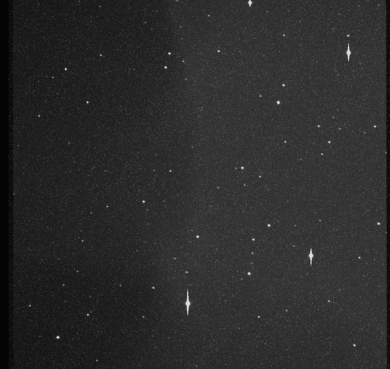
#> input picture OOP/2024-001-images/NEOS_SCI_2024001000555.png, 390 x 369 px, found by its file name
$ python gaussian.py
#> lines starting #> are read from the running program, lines starting #| are printed output that depends on the picture; after the words box and inside, x2 and y2 are one past the last pixel; in counts of white or black regions, pixels touching at a corner belong together
### threshold.py
import numpy as np
import cv2


def iterative_thresholding(
    image, initial_threshold=128, max_iterations=50, tolerance=1e-3
):
    threshold = initial_threshold

    for iteration in range(max_iterations):
        foreground = image >= threshold
        background = image < threshold
        foreground_mean = np.mean(image[foreground])
        background_mean = np.mean(image[background])

        new_threshold = (foreground_mean + background_mean) / 2.0

        if abs(new_threshold - threshold) < tolerance:
            break

        threshold = new_threshold
    return threshold


# [8 lines left out: function otsu_thresholding, not called in this run]

### gaussian.py
import cv2
import numpy as np
import matplotlib.pyplot as plt
from skimage import feature
from scipy.stats import norm
from threshold import iterative_thresholding

# Load your image (replace 'image.jpg' with your image path)
image_path = 'E:\\finalGPbegad\\images\\NEOS_SCI_2024001000555.png'
image = cv2.imread(image_path, cv2.IMREAD_GRAYSCALE)
#> image is the input picture: shape (369, 390); min 3, max 229, mean 43.4

# Perform preprocessing if necessary (e.g., smoothing, noise reduction)
blurred = cv2.GaussianBlur(image, (5, 5), 0)

# Apply thresholding to create a binary image
binary_image, optimal_threshold = iterative_thresholding(image)
#> the loop in iterative_thresholding, `for iteration in range(max_iterations):` made 6 passes
#> (foreground_mean, background_mean, new_threshold, threshold) on passes 1 to 5: (179.8, 43.16, 111.5, 111.5), (167.5, 43.13, 105.3, 105.3), (163.6, 43.12, 103.4, 103.4), (162.3, 43.12, 102.7, 102.7), (161.2, 43.11, 102.2, 102.2)
#> (foreground_mean, background_mean, new_threshold) on pass 6: (161.2, 43.11, 102.2)
#> pass 1, in iterative_thresholding, `foreground = image >= threshold`:
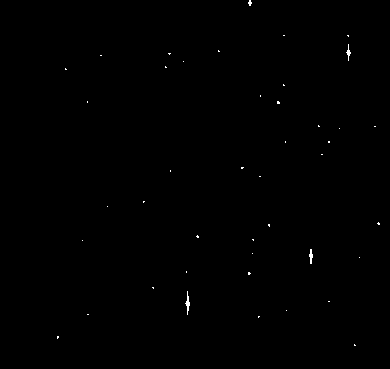
#> foreground: shape (369, 390) bool; 0.17% white in thin lines or dots, all inside (x1, y1, x2, y2) = (57, 0, 380, 346)
#> (the run stopped early here; a loop or call above may not have finished)

$ run again, with OOP/2024-001-images/NEOS_SCI_2024001001121.png copied over OOP/2024-001-images/NEOS_SCI_2024001000555.png
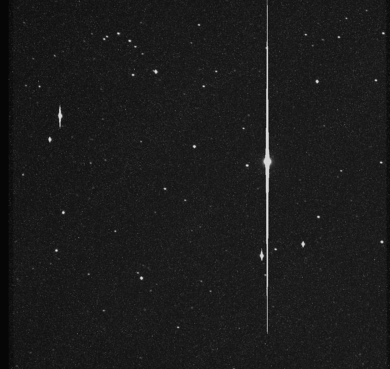
#> input picture OOP/2024-001-images/NEOS_SCI_2024001001121.png, 390 x 369 px, found by its file name
#> image is the input picture: shape (369, 390); min 5, max 227, mean 27.3
#> the loop in iterative_thresholding, `for iteration in range(max_iterations):` made 6 passes
#> (foreground_mean, background_mean, new_threshold, threshold) on passes 1 to 5: (189, 26.38, 107.7, 107.7), (180.2, 26.31, 103.3, 103.3), (174.3, 26.27, 100.3, 100.3), (171.2, 26.25, 98.74, 98.74), (169.2, 26.23, 97.7, 97.7)
#> pass 1, in iterative_thresholding, `foreground = image >= threshold`:
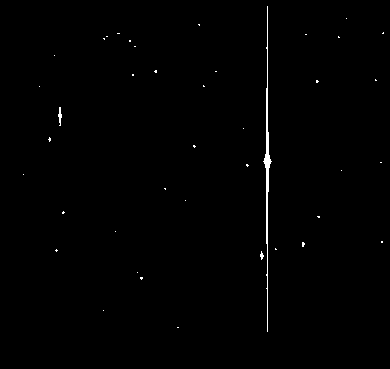
#> foreground: shape (369, 390) bool; 0.54% white in thin lines or dots, all inside (x1, y1, x2, y2) = (23, 6, 384, 332)
#> pass 2, in iterative_thresholding, `foreground = image >= threshold`:
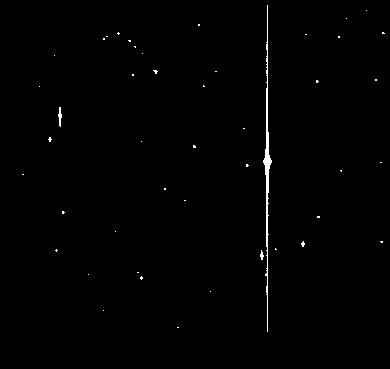
#> foreground: shape (369, 390) bool; 0.62% white in thin lines or dots, all inside (x1, y1, x2, y2) = (22, 5, 385, 332)
